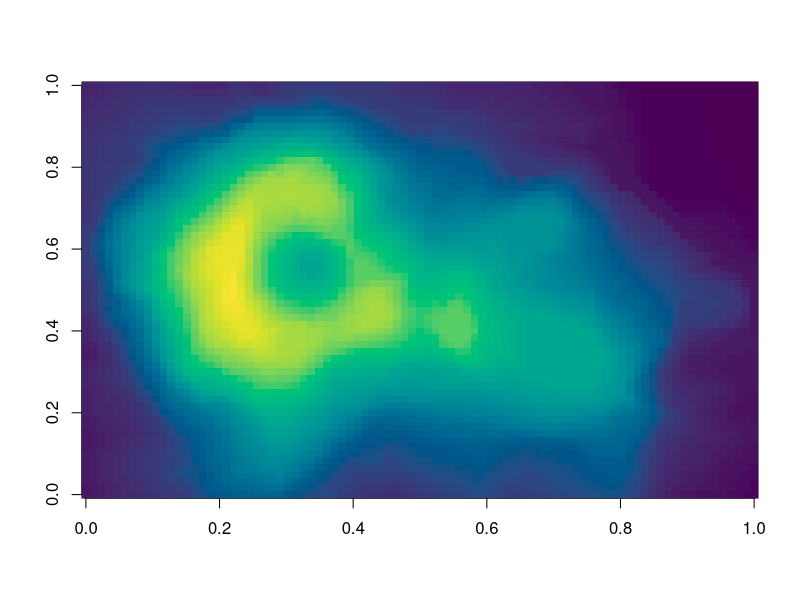
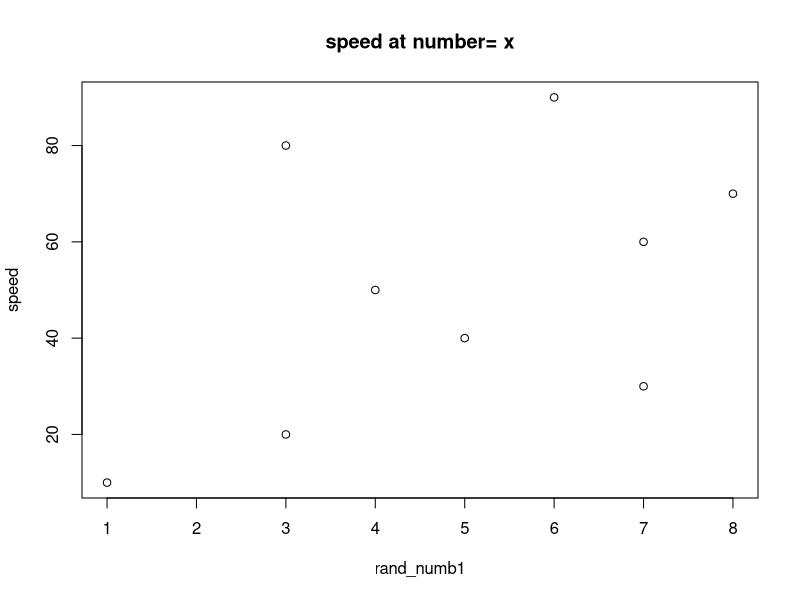

Here is the R script that generated these plots, in order:
## ---- chunk 1
image(volcano, col= hcl.colors(200, palette = 'viridis'))
## ---- chunk 2
rand_numb1 <- c(1, 3, 7, 5, 4, 7, 8, 3, 6)
speed <- c(10, 20, 30, 40, 50, 60, 70, 80, 90)
Rmkd_dataset <- data.frame(rand_numb1, speed)
head(Rmkd_dataset)
## ---- chunk 3
summary(Rmkd_dataset)
## ---- chunk 4
plot(Rmkd_dataset, type = "p", main = "speed at number= x")
